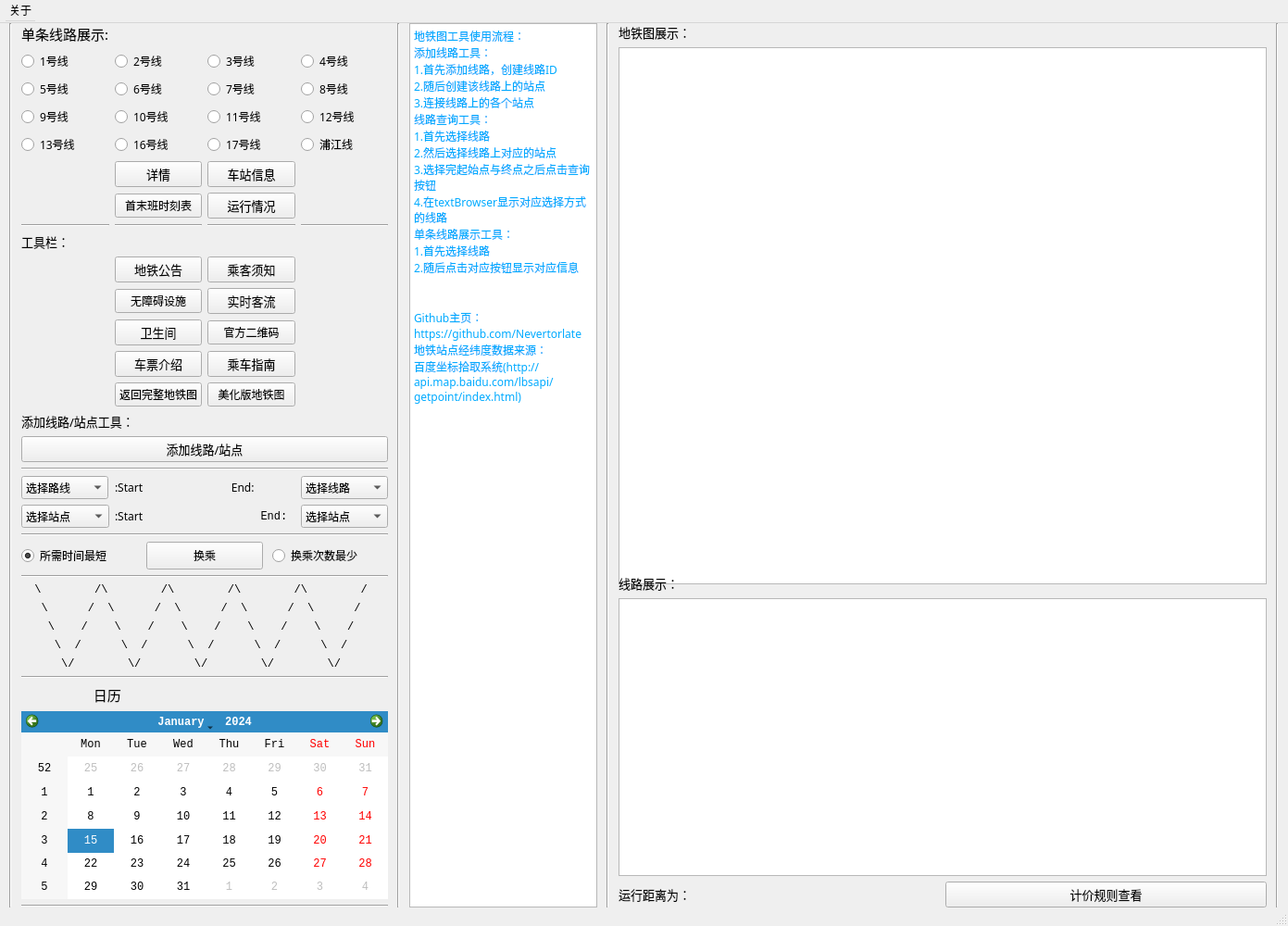
<?xml version="1.0" encoding="UTF-8"?>
<ui version="4.0">
 <class>MainWindow</class>
 <widget class="QMainWindow" name="MainWindow">
  <property name="enabled">
   <bool>true</bool>
  </property>
  <property name="geometry">
   <rect>
    <x>0</x>
    <y>0</y>
    <width>1391</width>
    <height>1000</height>
   </rect>
  </property>
  <property name="sizePolicy">
   <sizepolicy hsizetype="Expanding" vsizetype="Expanding">
    <horstretch>0</horstretch>
    <verstretch>0</verstretch>
   </sizepolicy>
  </property>
  <property name="minimumSize">
   <size>
    <width>1030</width>
    <height>680</height>
   </size>
  </property>
  <property name="maximumSize">
   <size>
    <width>16777215</width>
    <height>16777215</height>
   </size>
  </property>
  <property name="font">
   <font>
    <family>Consolas</family>
   </font>
  </property>
  <property name="windowTitle">
   <string>上海地铁服务系统</string>
  </property>
  <property name="windowIcon">
   <iconset>
    <normaloff>:/icon/icon/7.PNG</normaloff>:/icon/icon/7.PNG</iconset>
  </property>
  <property name="iconSize">
   <size>
    <width>24</width>
    <height>24</height>
   </size>
  </property>
  <widget class="QWidget" name="centralWidget">
   <property name="minimumSize">
    <size>
     <width>1030</width>
     <height>600</height>
    </size>
   </property>
   <layout class="QHBoxLayout" name="horizontalLayout" stretch="0,0,0,0,0,0,0">
    <property name="spacing">
     <number>10</number>
    </property>
    <property name="leftMargin">
     <number>10</number>
    </property>
    <property name="topMargin">
     <number>0</number>
    </property>
    <property name="rightMargin">
     <number>10</number>
    </property>
    <property name="bottomMargin">
     <number>0</number>
    </property>
    <item>
     <widget class="Line" name="line_5">
      <property name="orientation">
       <enum>Qt::Vertical</enum>
      </property>
     </widget>
    </item>
    <item>
     <layout class="QVBoxLayout" name="verticalLayout_2" stretch="0,0,0,0,2,0,0,0,0,0,0,0,0,0,0,0,0,0">
      <property name="spacing">
       <number>6</number>
      </property>
      <item>
       <layout class="QGridLayout" name="gridLayout_4">
        <item row="16" column="1">
         <widget class="QPushButton" name="pushButton_6">
          <property name="font">
           <font>
            <family>楷体</family>
            <pointsize>10</pointsize>
           </font>
          </property>
          <property name="text">
           <string>卫生间</string>
          </property>
         </widget>
        </item>
        <item row="2" column="2">
         <widget class="QRadioButton" name="radioButton_7">
          <property name="font">
           <font>
            <family>楷体</family>
           </font>
          </property>
          <property name="text">
           <string>7号线</string>
          </property>
         </widget>
        </item>
        <item row="0" column="0">
         <widget class="QLabel" name="label">
          <property name="font">
           <font>
            <family>楷体</family>
            <pointsize>11</pointsize>
           </font>
          </property>
          <property name="text">
           <string>单条线路展示:</string>
          </property>
         </widget>
        </item>
        <item row="15" column="2">
         <widget class="QPushButton" name="pushButton_9">
          <property name="font">
           <font>
            <family>楷体</family>
            <pointsize>10</pointsize>
           </font>
          </property>
          <property name="text">
           <string>实时客流</string>
          </property>
         </widget>
        </item>
        <item row="2" column="1">
         <widget class="QRadioButton" name="radioButton_6">
          <property name="font">
           <font>
            <family>楷体</family>
           </font>
          </property>
          <property name="text">
           <string>6号线</string>
          </property>
         </widget>
        </item>
        <item row="8" column="3">
         <widget class="Line" name="line_10">
          <property name="orientation">
           <enum>Qt::Horizontal</enum>
          </property>
         </widget>
        </item>
        <item row="4" column="2">
         <widget class="QRadioButton" name="radioButton_14">
          <property name="font">
           <font>
            <family>楷体</family>
           </font>
          </property>
          <property name="text">
           <string>17号线</string>
          </property>
          <property name="checked">
           <bool>false</bool>
          </property>
         </widget>
        </item>
        <item row="8" column="1">
         <widget class="Line" name="line_6">
          <property name="orientation">
           <enum>Qt::Horizontal</enum>
          </property>
         </widget>
        </item>
        <item row="3" column="3">
         <widget class="QRadioButton" name="radioButton_12">
          <property name="font">
           <font>
            <family>楷体</family>
           </font>
          </property>
          <property name="text">
           <string>12号线</string>
          </property>
         </widget>
        </item>
        <item row="15" column="1">
         <widget class="QPushButton" name="pushButton_7">
          <property name="font">
           <font>
            <family>楷体</family>
           </font>
          </property>
          <property name="text">
           <string>无障碍设施</string>
          </property>
         </widget>
        </item>
        <item row="8" column="0">
         <widget class="Line" name="line_8">
          <property name="orientation">
           <enum>Qt::Horizontal</enum>
          </property>
         </widget>
        </item>
        <item row="12" column="2">
         <widget class="QPushButton" name="pushButton_10">
          <property name="font">
           <font>
            <family>楷体</family>
            <pointsize>10</pointsize>
           </font>
          </property>
          <property name="text">
           <string>乘客须知</string>
          </property>
         </widget>
        </item>
        <item row="8" column="2">
         <widget class="Line" name="line_9">
          <property name="orientation">
           <enum>Qt::Horizontal</enum>
          </property>
         </widget>
        </item>
        <item row="4" column="3">
         <widget class="QRadioButton" name="radioButton_15">
          <property name="font">
           <font>
            <family>楷体</family>
           </font>
          </property>
          <property name="text">
           <string>浦江线</string>
          </property>
          <property name="checked">
           <bool>false</bool>
          </property>
         </widget>
        </item>
        <item row="7" column="1">
         <widget class="QPushButton" name="pushButton_3">
          <property name="font">
           <font>
            <family>楷体</family>
            <pointsize>9</pointsize>
           </font>
          </property>
          <property name="text">
           <string>首末班时刻表</string>
          </property>
         </widget>
        </item>
        <item row="12" column="1">
         <widget class="QPushButton" name="pushButton_8">
          <property name="font">
           <font>
            <family>楷体</family>
            <pointsize>10</pointsize>
           </font>
          </property>
          <property name="text">
           <string>地铁公告</string>
          </property>
         </widget>
        </item>
        <item row="5" column="1">
         <widget class="QPushButton" name="pushButton">
          <property name="font">
           <font>
            <family>楷体</family>
            <pointsize>10</pointsize>
           </font>
          </property>
          <property name="text">
           <string>详情</string>
          </property>
         </widget>
        </item>
        <item row="7" column="2">
         <widget class="QPushButton" name="pushButton_4">
          <property name="font">
           <font>
            <family>楷体</family>
            <pointsize>10</pointsize>
           </font>
          </property>
          <property name="text">
           <string>运行情况</string>
          </property>
         </widget>
        </item>
        <item row="10" column="0">
         <widget class="QLabel" name="label_3">
          <property name="font">
           <font>
            <family>楷体</family>
            <pointsize>10</pointsize>
           </font>
          </property>
          <property name="text">
           <string>工具栏：</string>
          </property>
         </widget>
        </item>
        <item row="5" column="2">
         <widget class="QPushButton" name="pushButton_11">
          <property name="font">
           <font>
            <family>楷体</family>
            <pointsize>10</pointsize>
           </font>
          </property>
          <property name="text">
           <string>车站信息</string>
          </property>
         </widget>
        </item>
        <item row="3" column="1">
         <widget class="QRadioButton" name="radioButton_10">
          <property name="font">
           <font>
            <family>楷体</family>
           </font>
          </property>
          <property name="text">
           <string>10号线</string>
          </property>
         </widget>
        </item>
        <item row="1" column="1">
         <widget class="QRadioButton" name="radioButton_2">
          <property name="font">
           <font>
            <family>楷体</family>
           </font>
          </property>
          <property name="text">
           <string>2号线</string>
          </property>
         </widget>
        </item>
        <item row="1" column="2">
         <widget class="QRadioButton" name="radioButton_3">
          <property name="font">
           <font>
            <family>楷体</family>
           </font>
          </property>
          <property name="text">
           <string>3号线</string>
          </property>
         </widget>
        </item>
        <item row="3" column="2">
         <widget class="QRadioButton" name="radioButton_11">
          <property name="font">
           <font>
            <family>楷体</family>
           </font>
          </property>
          <property name="text">
           <string>11号线</string>
          </property>
         </widget>
        </item>
        <item row="4" column="1">
         <widget class="QRadioButton" name="radioButton_16">
          <property name="font">
           <font>
            <family>楷体</family>
           </font>
          </property>
          <property name="text">
           <string>16号线</string>
          </property>
          <property name="checked">
           <bool>false</bool>
          </property>
         </widget>
        </item>
        <item row="3" column="0">
         <widget class="QRadioButton" name="radioButton_9">
          <property name="font">
           <font>
            <family>楷体</family>
           </font>
          </property>
          <property name="text">
           <string>9号线</string>
          </property>
         </widget>
        </item>
        <item row="2" column="0">
         <widget class="QRadioButton" name="radioButton_5">
          <property name="font">
           <font>
            <family>楷体</family>
           </font>
          </property>
          <property name="text">
           <string>5号线</string>
          </property>
         </widget>
        </item>
        <item row="1" column="0">
         <widget class="QRadioButton" name="radioButton">
          <property name="font">
           <font>
            <family>楷体</family>
           </font>
          </property>
          <property name="text">
           <string>1号线</string>
          </property>
          <property name="checked">
           <bool>true</bool>
          </property>
         </widget>
        </item>
        <item row="2" column="3">
         <widget class="QRadioButton" name="radioButton_8">
          <property name="font">
           <font>
            <family>楷体</family>
           </font>
          </property>
          <property name="text">
           <string>8号线</string>
          </property>
         </widget>
        </item>
        <item row="16" column="2">
         <widget class="QPushButton" name="pushButton_12">
          <property name="font">
           <font>
            <family>楷体</family>
           </font>
          </property>
          <property name="text">
           <string>官方二维码</string>
          </property>
         </widget>
        </item>
        <item row="4" column="0">
         <widget class="QRadioButton" name="radioButton_13">
          <property name="font">
           <font>
            <family>楷体</family>
           </font>
          </property>
          <property name="text">
           <string>13号线</string>
          </property>
         </widget>
        </item>
        <item row="1" column="3">
         <widget class="QRadioButton" name="radioButton_4">
          <property name="font">
           <font>
            <family>楷体</family>
           </font>
          </property>
          <property name="text">
           <string>4号线</string>
          </property>
         </widget>
        </item>
        <item row="17" column="1">
         <widget class="QPushButton" name="pushButton_14">
          <property name="font">
           <font>
            <family>楷体</family>
            <pointsize>10</pointsize>
           </font>
          </property>
          <property name="text">
           <string>车票介绍</string>
          </property>
         </widget>
        </item>
        <item row="17" column="2">
         <widget class="QPushButton" name="pushButton_5">
          <property name="font">
           <font>
            <family>楷体</family>
            <pointsize>10</pointsize>
           </font>
          </property>
          <property name="text">
           <string>乘车指南</string>
          </property>
         </widget>
        </item>
        <item row="18" column="2" alignment="Qt::AlignVCenter">
         <widget class="QPushButton" name="pushButton_2">
          <property name="font">
           <font>
            <family>楷体</family>
            <pointsize>9</pointsize>
           </font>
          </property>
          <property name="text">
           <string>美化版地铁图</string>
          </property>
         </widget>
        </item>
        <item row="18" column="1">
         <widget class="QPushButton" name="pushButton_15">
          <property name="font">
           <font>
            <family>楷体</family>
            <pointsize>9</pointsize>
           </font>
          </property>
          <property name="text">
           <string>返回完整地铁图</string>
          </property>
         </widget>
        </item>
       </layout>
      </item>
      <item>
       <widget class="QLabel" name="label_6">
        <property name="font">
         <font>
          <family>楷体</family>
          <pointsize>10</pointsize>
         </font>
        </property>
        <property name="text">
         <string>添加线路/站点工具：</string>
        </property>
       </widget>
      </item>
      <item>
       <widget class="QPushButton" name="pushButton_16">
        <property name="font">
         <font>
          <family>楷体</family>
          <pointsize>10</pointsize>
         </font>
        </property>
        <property name="text">
         <string>添加线路/站点</string>
        </property>
       </widget>
      </item>
      <item>
       <widget class="Line" name="line_4">
        <property name="orientation">
         <enum>Qt::Horizontal</enum>
        </property>
       </widget>
      </item>
      <item>
       <layout class="QHBoxLayout" name="horizontalLayout4" stretch="0,0,0,0">
        <property name="spacing">
         <number>7</number>
        </property>
        <item>
         <widget class="QComboBox" name="combox_1">
          <property name="minimumSize">
           <size>
            <width>90</width>
            <height>20</height>
           </size>
          </property>
          <property name="font">
           <font>
            <family>楷体</family>
           </font>
          </property>
          <item>
           <property name="text">
            <string>选择路线</string>
           </property>
          </item>
         </widget>
        </item>
        <item>
         <widget class="QLabel" name="label_23">
          <property name="minimumSize">
           <size>
            <width>70</width>
            <height>20</height>
           </size>
          </property>
          <property name="font">
           <font>
            <family>楷体</family>
           </font>
          </property>
          <property name="text">
           <string>:Start</string>
          </property>
          <property name="buddy">
           <cstring>combox_1</cstring>
          </property>
         </widget>
        </item>
        <item>
         <widget class="QLabel" name="label_22">
          <property name="minimumSize">
           <size>
            <width>70</width>
            <height>20</height>
           </size>
          </property>
          <property name="font">
           <font>
            <family>楷体</family>
           </font>
          </property>
          <property name="text">
           <string>        End:</string>
          </property>
         </widget>
        </item>
        <item>
         <widget class="QComboBox" name="combox_3">
          <property name="font">
           <font>
            <family>楷体</family>
           </font>
          </property>
          <item>
           <property name="text">
            <string>选择线路</string>
           </property>
          </item>
         </widget>
        </item>
       </layout>
      </item>
      <item>
       <layout class="QHBoxLayout" name="horizontalLayout_3">
        <item>
         <widget class="QComboBox" name="combox_2">
          <property name="minimumSize">
           <size>
            <width>90</width>
            <height>20</height>
           </size>
          </property>
          <property name="font">
           <font>
            <family>楷体</family>
           </font>
          </property>
          <item>
           <property name="text">
            <string>选择站点</string>
           </property>
          </item>
         </widget>
        </item>
        <item>
         <widget class="QLabel" name="label_4">
          <property name="font">
           <font>
            <family>楷体</family>
           </font>
          </property>
          <property name="text">
           <string>:Start</string>
          </property>
         </widget>
        </item>
        <item>
         <widget class="QLabel" name="label_5">
          <property name="text">
           <string>        End:</string>
          </property>
         </widget>
        </item>
        <item>
         <widget class="QComboBox" name="comboBox_2">
          <property name="font">
           <font>
            <family>楷体</family>
           </font>
          </property>
          <item>
           <property name="text">
            <string>选择站点</string>
           </property>
          </item>
         </widget>
        </item>
       </layout>
      </item>
      <item>
       <widget class="Line" name="line_3">
        <property name="orientation">
         <enum>Qt::Horizontal</enum>
        </property>
       </widget>
      </item>
      <item>
       <layout class="QHBoxLayout" name="horizontalLayout6" stretch="0,0,0">
        <property name="spacing">
         <number>10</number>
        </property>
        <property name="bottomMargin">
         <number>0</number>
        </property>
        <item>
         <widget class="QRadioButton" name="radioButton_30">
          <property name="minimumSize">
           <size>
            <width>100</width>
            <height>15</height>
           </size>
          </property>
          <property name="font">
           <font>
            <family>楷体</family>
           </font>
          </property>
          <property name="text">
           <string>所需时间最短</string>
          </property>
          <property name="checked">
           <bool>true</bool>
          </property>
         </widget>
        </item>
        <item>
         <widget class="QPushButton" name="pushButton_20">
          <property name="minimumSize">
           <size>
            <width>70</width>
            <height>30</height>
           </size>
          </property>
          <property name="font">
           <font>
            <family>楷体</family>
           </font>
          </property>
          <property name="text">
           <string>换乘</string>
          </property>
         </widget>
        </item>
        <item>
         <widget class="QRadioButton" name="radioButton_29">
          <property name="minimumSize">
           <size>
            <width>100</width>
            <height>15</height>
           </size>
          </property>
          <property name="font">
           <font>
            <family>楷体</family>
           </font>
          </property>
          <property name="text">
           <string>换乘次数最少</string>
          </property>
         </widget>
        </item>
       </layout>
      </item>
      <item>
       <widget class="Line" name="line_13">
        <property name="orientation">
         <enum>Qt::Horizontal</enum>
        </property>
       </widget>
      </item>
      <item>
       <widget class="QLabel" name="label_8">
        <property name="text">
         <string>  \        /\        /\        /\        /\        /   </string>
        </property>
       </widget>
      </item>
      <item>
       <widget class="QLabel" name="label_10">
        <property name="text">
         <string>   \      /  \      /  \      /  \      /  \      /</string>
        </property>
       </widget>
      </item>
      <item>
       <widget class="QLabel" name="label_11">
        <property name="text">
         <string>    \    /    \    /    \    /    \    /    \    /</string>
        </property>
       </widget>
      </item>
      <item>
       <widget class="QLabel" name="label_12">
        <property name="text">
         <string>     \  /      \  /      \  /      \  /      \  /</string>
        </property>
       </widget>
      </item>
      <item>
       <widget class="QLabel" name="label_7">
        <property name="text">
         <string>      \/        \/        \/        \/        \/</string>
        </property>
       </widget>
      </item>
      <item>
       <widget class="Line" name="line_7">
        <property name="orientation">
         <enum>Qt::Horizontal</enum>
        </property>
       </widget>
      </item>
      <item>
       <widget class="QLabel" name="label_9">
        <property name="font">
         <font>
          <family>楷体</family>
          <pointsize>11</pointsize>
         </font>
        </property>
        <property name="text">
         <string>                    日历</string>
        </property>
       </widget>
      </item>
      <item>
       <widget class="QCalendarWidget" name="calendarWidget"/>
      </item>
      <item>
       <widget class="Line" name="line_2">
        <property name="orientation">
         <enum>Qt::Horizontal</enum>
        </property>
       </widget>
      </item>
     </layout>
    </item>
    <item>
     <widget class="Line" name="line_11">
      <property name="orientation">
       <enum>Qt::Vertical</enum>
      </property>
     </widget>
    </item>
    <item>
     <widget class="QTextBrowser" name="textBrowser">
      <property name="font">
       <font>
        <family>楷体</family>
        <pointsize>10</pointsize>
       </font>
      </property>
      <property name="html">
       <string>&lt;!DOCTYPE HTML PUBLIC &quot;-//W3C//DTD HTML 4.0//EN&quot; &quot;http://www.w3.org/TR/REC-html40/strict.dtd&quot;&gt;
&lt;html&gt;&lt;head&gt;&lt;meta name=&quot;qrichtext&quot; content=&quot;1&quot; /&gt;&lt;style type=&quot;text/css&quot;&gt;
p, li { white-space: pre-wrap; }
&lt;/style&gt;&lt;/head&gt;&lt;body style=&quot; font-family:'楷体'; font-size:10pt; font-weight:400; font-style:normal;&quot;&gt;
&lt;p style=&quot; margin-top:0px; margin-bottom:0px; margin-left:0px; margin-right:0px; -qt-block-indent:0; text-indent:0px;&quot;&gt;&lt;span style=&quot; font-family:'Consolas'; font-size:9pt; color:#00aaff;&quot;&gt;地铁图工具使用流程：&lt;/span&gt;&lt;/p&gt;
&lt;p style=&quot; margin-top:0px; margin-bottom:0px; margin-left:0px; margin-right:0px; -qt-block-indent:0; text-indent:0px;&quot;&gt;&lt;span style=&quot; font-family:'Consolas'; font-size:9pt; color:#00aaff;&quot;&gt;添加线路工具：&lt;/span&gt;&lt;/p&gt;
&lt;p style=&quot; margin-top:0px; margin-bottom:0px; margin-left:0px; margin-right:0px; -qt-block-indent:0; text-indent:0px;&quot;&gt;&lt;span style=&quot; font-family:'Consolas'; font-size:9pt; color:#00aaff;&quot;&gt;1.首先添加线路，创建线路ID&lt;/span&gt;&lt;/p&gt;
&lt;p style=&quot; margin-top:0px; margin-bottom:0px; margin-left:0px; margin-right:0px; -qt-block-indent:0; text-indent:0px;&quot;&gt;&lt;span style=&quot; font-family:'Consolas'; font-size:9pt; color:#00aaff;&quot;&gt;2.随后创建该线路上的站点&lt;/span&gt;&lt;/p&gt;
&lt;p style=&quot; margin-top:0px; margin-bottom:0px; margin-left:0px; margin-right:0px; -qt-block-indent:0; text-indent:0px;&quot;&gt;&lt;span style=&quot; font-family:'Consolas'; font-size:9pt; color:#00aaff;&quot;&gt;3.连接线路上的各个站点&lt;/span&gt;&lt;/p&gt;
&lt;p style=&quot; margin-top:0px; margin-bottom:0px; margin-left:0px; margin-right:0px; -qt-block-indent:0; text-indent:0px;&quot;&gt;&lt;span style=&quot; font-family:'Consolas'; font-size:9pt; color:#00aaff;&quot;&gt;线路查询工具：&lt;/span&gt;&lt;/p&gt;
&lt;p style=&quot; margin-top:0px; margin-bottom:0px; margin-left:0px; margin-right:0px; -qt-block-indent:0; text-indent:0px;&quot;&gt;&lt;span style=&quot; font-family:'Consolas'; font-size:9pt; color:#00aaff;&quot;&gt;1.首先选择线路&lt;/span&gt;&lt;/p&gt;
&lt;p style=&quot; margin-top:0px; margin-bottom:0px; margin-left:0px; margin-right:0px; -qt-block-indent:0; text-indent:0px;&quot;&gt;&lt;span style=&quot; font-family:'Consolas'; font-size:9pt; color:#00aaff;&quot;&gt;2.然后选择线路上对应的站点&lt;/span&gt;&lt;/p&gt;
&lt;p style=&quot; margin-top:0px; margin-bottom:0px; margin-left:0px; margin-right:0px; -qt-block-indent:0; text-indent:0px;&quot;&gt;&lt;span style=&quot; font-family:'Consolas'; font-size:9pt; color:#00aaff;&quot;&gt;3.选择完起始点与终点之后点击查询按钮&lt;/span&gt;&lt;/p&gt;
&lt;p style=&quot; margin-top:0px; margin-bottom:0px; margin-left:0px; margin-right:0px; -qt-block-indent:0; text-indent:0px;&quot;&gt;&lt;span style=&quot; font-family:'Consolas'; font-size:9pt; color:#00aaff;&quot;&gt;4.在textBrowser显示对应选择方式的线路&lt;/span&gt;&lt;/p&gt;
&lt;p style=&quot; margin-top:0px; margin-bottom:0px; margin-left:0px; margin-right:0px; -qt-block-indent:0; text-indent:0px;&quot;&gt;&lt;span style=&quot; font-family:'Consolas'; font-size:9pt; color:#00aaff;&quot;&gt;单条线路展示工具：&lt;/span&gt;&lt;/p&gt;
&lt;p style=&quot; margin-top:0px; margin-bottom:0px; margin-left:0px; margin-right:0px; -qt-block-indent:0; text-indent:0px;&quot;&gt;&lt;span style=&quot; font-family:'Consolas'; font-size:9pt; color:#00aaff;&quot;&gt;1.首先选择线路&lt;/span&gt;&lt;/p&gt;
&lt;p style=&quot; margin-top:0px; margin-bottom:0px; margin-left:0px; margin-right:0px; -qt-block-indent:0; text-indent:0px;&quot;&gt;&lt;span style=&quot; font-family:'Consolas'; font-size:9pt; color:#00aaff;&quot;&gt;2.随后点击对应按钮显示对应信息&lt;/span&gt;&lt;/p&gt;
&lt;p style=&quot;-qt-paragraph-type:empty; margin-top:0px; margin-bottom:0px; margin-left:0px; margin-right:0px; -qt-block-indent:0; text-indent:0px;&quot;&gt;&lt;br /&gt;&lt;/p&gt;
&lt;p style=&quot;-qt-paragraph-type:empty; margin-top:0px; margin-bottom:0px; margin-left:0px; margin-right:0px; -qt-block-indent:0; text-indent:0px;&quot;&gt;&lt;br /&gt;&lt;/p&gt;
&lt;p style=&quot; margin-top:0px; margin-bottom:0px; margin-left:0px; margin-right:0px; -qt-block-indent:0; text-indent:0px;&quot;&gt;&lt;span style=&quot; font-family:'Consolas'; font-size:9pt; color:#00aaff;&quot;&gt;Github主页：&lt;/span&gt;&lt;/p&gt;
&lt;p style=&quot; margin-top:0px; margin-bottom:0px; margin-left:0px; margin-right:0px; -qt-block-indent:0; text-indent:0px;&quot;&gt;&lt;span style=&quot; font-family:'Consolas'; font-size:9pt; color:#00aaff;&quot;&gt;https://github.com/Nevertorlate&lt;/span&gt;&lt;/p&gt;
&lt;p style=&quot; margin-top:0px; margin-bottom:0px; margin-left:0px; margin-right:0px; -qt-block-indent:0; text-indent:0px;&quot;&gt;&lt;span style=&quot; font-family:'Consolas'; font-size:9pt; color:#00aaff;&quot;&gt;地铁站点经纬度数据来源：&lt;/span&gt;&lt;/p&gt;
&lt;p style=&quot; margin-top:0px; margin-bottom:0px; margin-left:0px; margin-right:0px; -qt-block-indent:0; text-indent:0px;&quot;&gt;&lt;span style=&quot; font-family:'Consolas'; font-size:9pt; color:#00aaff;&quot;&gt;百度坐标拾取系统(http://api.map.baidu.com/lbsapi/getpoint/index.html)&lt;/span&gt;&lt;/p&gt;&lt;/body&gt;&lt;/html&gt;</string>
      </property>
     </widget>
    </item>
    <item>
     <widget class="Line" name="line_12">
      <property name="orientation">
       <enum>Qt::Vertical</enum>
      </property>
     </widget>
    </item>
    <item>
     <layout class="QVBoxLayout" name="verticalLayout">
      <item>
       <widget class="QLabel" name="label_13">
        <property name="font">
         <font>
          <family>楷体</family>
          <pointsize>10</pointsize>
         </font>
        </property>
        <property name="text">
         <string>地铁图展示：</string>
        </property>
       </widget>
      </item>
      <item>
       <widget class="QGraphicsView" name="graphicsView">
        <property name="sizePolicy">
         <sizepolicy hsizetype="Expanding" vsizetype="Expanding">
          <horstretch>0</horstretch>
          <verstretch>0</verstretch>
         </sizepolicy>
        </property>
        <property name="minimumSize">
         <size>
          <width>700</width>
          <height>580</height>
         </size>
        </property>
        <property name="maximumSize">
         <size>
          <width>16777215</width>
          <height>16777215</height>
         </size>
        </property>
        <property name="font">
         <font>
          <family>楷体</family>
         </font>
        </property>
        <property name="locale">
         <locale language="Chinese" country="China"/>
        </property>
       </widget>
      </item>
      <item>
       <widget class="QLabel" name="label_14">
        <property name="font">
         <font>
          <family>楷体</family>
          <pointsize>10</pointsize>
         </font>
        </property>
        <property name="text">
         <string>线路展示：</string>
        </property>
       </widget>
      </item>
      <item>
       <widget class="QTextBrowser" name="textBrowser_2">
        <property name="sizePolicy">
         <sizepolicy hsizetype="Expanding" vsizetype="Expanding">
          <horstretch>0</horstretch>
          <verstretch>0</verstretch>
         </sizepolicy>
        </property>
        <property name="minimumSize">
         <size>
          <width>300</width>
          <height>300</height>
         </size>
        </property>
        <property name="font">
         <font>
          <family>楷体</family>
          <pointsize>10</pointsize>
         </font>
        </property>
       </widget>
      </item>
      <item>
       <layout class="QHBoxLayout" name="horizontalLayout_2">
        <item>
         <widget class="QLabel" name="label_2">
          <property name="font">
           <font>
            <family>楷体</family>
            <pointsize>10</pointsize>
           </font>
          </property>
          <property name="text">
           <string>运行距离为：</string>
          </property>
         </widget>
        </item>
        <item>
         <widget class="QPushButton" name="pushButton_13">
          <property name="sizePolicy">
           <sizepolicy hsizetype="Minimum" vsizetype="Fixed">
            <horstretch>0</horstretch>
            <verstretch>0</verstretch>
           </sizepolicy>
          </property>
          <property name="font">
           <font>
            <family>楷体</family>
            <pointsize>10</pointsize>
           </font>
          </property>
          <property name="text">
           <string>计价规则查看</string>
          </property>
         </widget>
        </item>
       </layout>
      </item>
     </layout>
    </item>
    <item>
     <widget class="Line" name="line">
      <property name="orientation">
       <enum>Qt::Vertical</enum>
      </property>
     </widget>
    </item>
   </layout>
  </widget>
  <widget class="QMenuBar" name="menuBar">
   <property name="geometry">
    <rect>
     <x>0</x>
     <y>0</y>
     <width>1391</width>
     <height>26</height>
    </rect>
   </property>
   <property name="minimumSize">
    <size>
     <width>0</width>
     <height>25</height>
    </size>
   </property>
   <widget class="QMenu" name="menu_A">
    <property name="title">
     <string>关于</string>
    </property>
    <addaction name="actionAuthor"/>
   </widget>
   <addaction name="menu_A"/>
  </widget>
  <widget class="QStatusBar" name="statusBar">
   <property name="minimumSize">
    <size>
     <width>0</width>
     <height>20</height>
    </size>
   </property>
  </widget>
  <action name="action_2">
   <property name="checkable">
    <bool>true</bool>
   </property>
   <property name="text">
    <string>退出</string>
   </property>
   <property name="font">
    <font>
     <family>楷体</family>
    </font>
   </property>
   <property name="shortcut">
    <string>Ctrl+E</string>
   </property>
  </action>
  <action name="toolEnlarge">
   <property name="text">
    <string>放大</string>
   </property>
   <property name="toolTip">
    <string>点击放大</string>
   </property>
   <property name="font">
    <font>
     <family>Consolas</family>
    </font>
   </property>
   <property name="shortcutContext">
    <enum>Qt::WindowShortcut</enum>
   </property>
  </action>
  <action name="toolShrink">
   <property name="text">
    <string>缩小</string>
   </property>
   <property name="toolTip">
    <string>点击缩小</string>
   </property>
   <property name="font">
    <font>
     <family>Consolas</family>
    </font>
   </property>
  </action>
  <action name="actionTransfer">
   <property name="icon">
    <iconset>
     <normaloff>:/icon/icon/query.png</normaloff>:/icon/icon/query.png</iconset>
   </property>
   <property name="text">
    <string>换乘指南(右栏)</string>
   </property>
   <property name="font">
    <font>
     <family>Consolas</family>
    </font>
   </property>
  </action>
  <action name="actionQueryInfo">
   <property name="text">
    <string>信息查询(预留)</string>
   </property>
   <property name="font">
    <font>
     <family>Consolas</family>
    </font>
   </property>
  </action>
  <action name="actionAddAll">
   <property name="text">
    <string>添加工具</string>
   </property>
   <property name="font">
    <font>
     <family>Consolas</family>
    </font>
   </property>
  </action>
  <action name="actionAddLine">
   <property name="text">
    <string>线路</string>
   </property>
   <property name="font">
    <font>
     <family>Consolas</family>
    </font>
   </property>
  </action>
  <action name="actionAddStation">
   <property name="text">
    <string>站点</string>
   </property>
   <property name="font">
    <font>
     <family>Consolas</family>
    </font>
   </property>
  </action>
  <action name="actionAddConnect">
   <property name="text">
    <string>连接</string>
   </property>
   <property name="font">
    <font>
     <family>Consolas</family>
    </font>
   </property>
  </action>
  <action name="actionAddByText">
   <property name="text">
    <string>文本方式</string>
   </property>
   <property name="font">
    <font>
     <family>Consolas</family>
    </font>
   </property>
  </action>
  <action name="action">
   <property name="checkable">
    <bool>true</bool>
   </property>
   <property name="checked">
    <bool>true</bool>
   </property>
   <property name="text">
    <string>toolBar</string>
   </property>
   <property name="font">
    <font>
     <family>Consolas</family>
    </font>
   </property>
  </action>
  <action name="actionstatusBar">
   <property name="checkable">
    <bool>true</bool>
   </property>
   <property name="checked">
    <bool>true</bool>
   </property>
   <property name="text">
    <string>statusBar</string>
   </property>
   <property name="font">
    <font>
     <family>Consolas</family>
    </font>
   </property>
  </action>
  <action name="actionLineMap">
   <property name="text">
    <string>地铁图</string>
   </property>
   <property name="toolTip">
    <string>地铁网络线路图</string>
   </property>
   <property name="font">
    <font>
     <family>Consolas</family>
    </font>
   </property>
  </action>
  <action name="actionWheel">
   <property name="enabled">
    <bool>false</bool>
   </property>
   <property name="icon">
    <iconset>
     <normaloff>:/icon/icon/mouse.png</normaloff>:/icon/icon/mouse.png</iconset>
   </property>
   <property name="text">
    <string>鼠标可缩放</string>
   </property>
   <property name="font">
    <font>
     <family>Consolas</family>
    </font>
   </property>
  </action>
  <action name="actionQt">
   <property name="text">
    <string>关于Qt</string>
   </property>
  </action>
  <action name="actionAuthor">
   <property name="text">
    <string>制作者</string>
   </property>
  </action>
  <action name="actionuseHelp">
   <property name="icon">
    <iconset>
     <normaloff>:/icon/icon/help.png</normaloff>:/icon/icon/help.png</iconset>
   </property>
   <property name="text">
    <string>使用帮助</string>
   </property>
   <property name="font">
    <font>
     <family>Consolas</family>
    </font>
   </property>
   <property name="shortcut">
    <string>Ctrl+H</string>
   </property>
  </action>
 </widget>
 <layoutdefault spacing="6" margin="11"/>
 <resources/>
 <connections/>
</ui>
